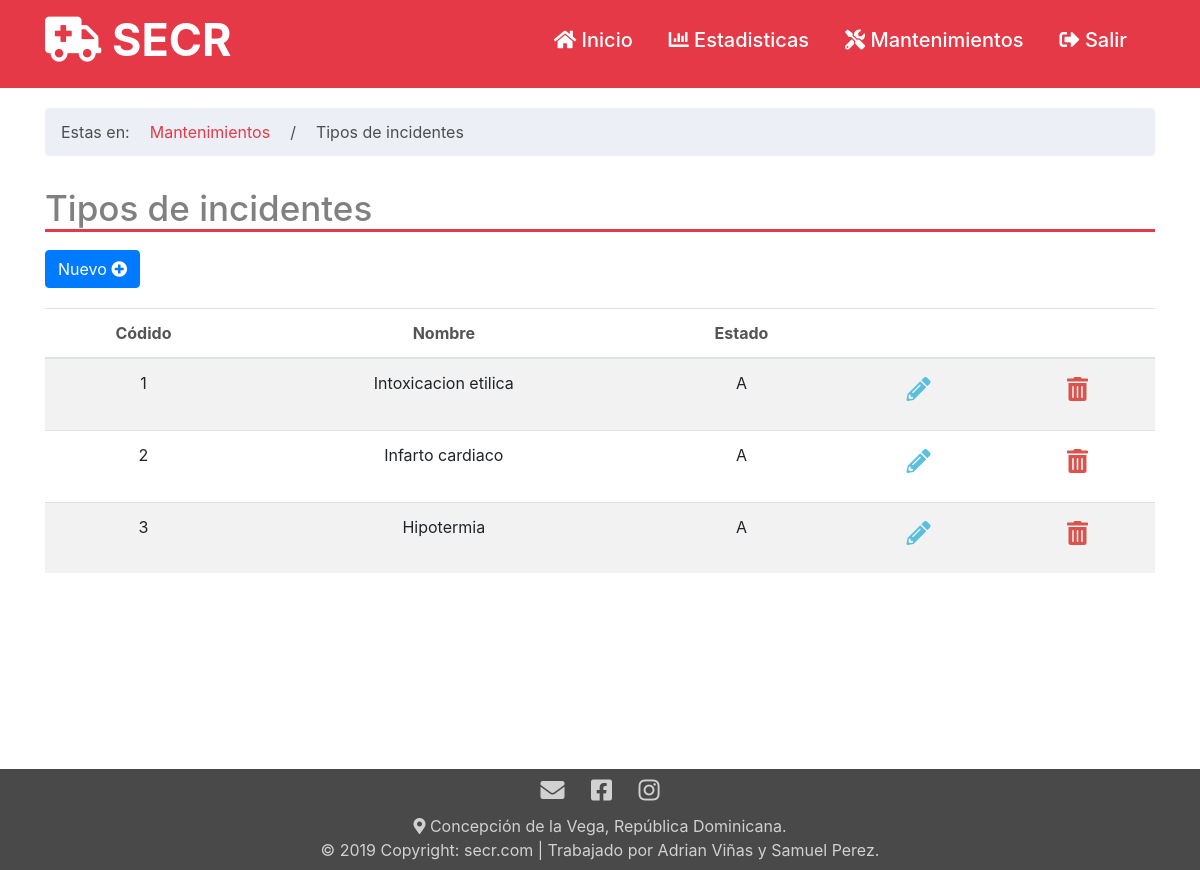
Screenshot of /tiposIncidente_mant.php with the database file from the repository.
### tables this page shows
CREATE TABLE `tipos_incidente` (
  `id_tipos_incidente` int(11) NOT NULL,
  `nombre` varchar(50) NOT NULL,
  `descripcion` varchar(50) NOT NULL,
  `estado` char(1) NOT NULL
);

### php/select.php (called while the page is built, shortened)
<?php
function consultar_tiposIncidente(){
    include('conexion.php');
    $sql="SELECT * FROM tipos_incidente";
    return $result=$mysqli->query($sql);
}
?>

### tiposIncidente_mant.php (the view, shortened to what this page needs)
<?php
    include './php/cabe.php';
?>
<div class="container">
    <div class="row">
        <div class="col-lg-12">
        <ol class = "breadcrumb" style="margin-top: 20px; background: rgba(230, 235, 243, 0.74);">
            <li style="color: rgb(78, 78, 78);">Estas en:</li>
            <li class="active" style="color: rgb(78, 78, 78);"><a href="mantenimientos.php" style="color: rgb(230, 57, 71);">Mantenimientos</a></li>
            <li class="active" style="color: rgb(78, 78, 78);">/</li>
            <li class="active" style="color: rgb(78, 78, 78);">Tipos de incidentes</li>
        </ol>
        </div>
    </div>
    <div class="row">
        <div class="col-lg-12">
            <h2 id="Titulo">Tipos de incidentes</h2>
        </div>
    </div>
    <div class="row">
        <div class="col-lg-5">
            <a href="tiposIncidente_crear.php" class="btn btn-primary btn-md" style="margin-bottom: 20px; margin-top: 10px;">Nuevo <i class="fas fa-plus-circle"></i></a>
        </div>
    </div>
    <div class="row">
        <div class="col-lg-12 col-sm-12">
        <table class="table table-striped" style="text-align: center;" id="example">
                <thead>
                    <tr style="color: rgb(85, 84, 84);">
                        <th>Códido</th>
                        <th>Nombre</th>
                        <th>Estado</th>
                        <th></th>
                        <th></th>
                    </tr>
                </thead>
                <tbody>
                    <?php
                        $query=consultar_tiposIncidente();
                        while ( $row= $query->fetch_assoc()){
                            echo"
                            <tr>
                                <td>".$row['id_tipos_incidente']."</td>
                                <td>".$row['nombre']."</td>
                                <td>".$row['estado']."</td>
                                <td>
                                    <a href='tiposIncidente_modi.php?id=".$row['id_tipos_incidente']."' class='btn btn-sm' style='color: #5bc0de;' ><h4><i class='fas fa-pencil-alt'></i></h4> </a>
                                </td>
                                <td>
                                    <a href='php/procedimientos_tiposIncidente.php?accion=DLT&id=".$row['id_tipos_incidente']."' class='btn btn-sm' style='color: #d9534f;'><h4><i class='fas fa-trash-alt'></i></h4> </a>
                                </td>
                            </tr>
                        ";
                        }
                    ?>
                </tbody>
     </table>
        </div>
    </div>
</div>
<?php
    include 'php/pie.php';
?>

### css/Estilos_titulo.css (style rules this page uses)
#Titulo { border-bottom: 3px solid rgb(230, 57, 71); color: grey; margin-top: 15px; font-size: 35px; }
body { background: rgb(250, 248, 248); }

### css/Estilos_Pais.css (style rules this page uses)
html, body, #cont { width: 100%; height: 90%; margin: 0; padding: 0; }

### css/EstilosCab1.css (style rules this page uses)
li { margin-right: 20px; }

### rows the page displays
tipos_incidente: id_tipos_incidente "1", nombre "Intoxicacion etilica", estado "A"
tipos_incidente: id_tipos_incidente "2", nombre "Infarto cardiaco", estado "A"
tipos_incidente: id_tipos_incidente "3", nombre "Hipotermia", estado "A"
